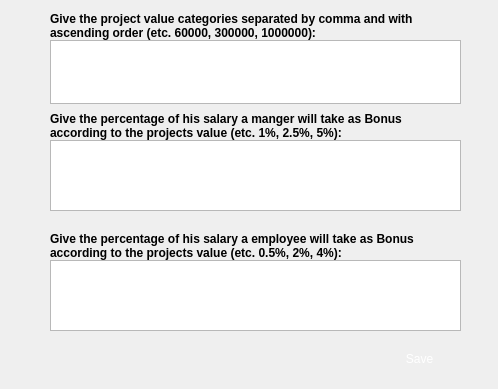
<?xml version="1.0" encoding="UTF-8"?>
<ui version="4.0">
 <class>Dialog</class>
 <widget class="QDialog" name="Dialog">
  <property name="geometry">
   <rect>
    <x>0</x>
    <y>0</y>
    <width>498</width>
    <height>389</height>
   </rect>
  </property>
  <property name="windowTitle">
   <string>Dialog</string>
  </property>
  <widget class="QPlainTextEdit" name="badget">
   <property name="geometry">
    <rect>
     <x>50</x>
     <y>40</y>
     <width>411</width>
     <height>64</height>
    </rect>
   </property>
  </widget>
  <widget class="QPlainTextEdit" name="percentage1">
   <property name="geometry">
    <rect>
     <x>50</x>
     <y>140</y>
     <width>411</width>
     <height>71</height>
    </rect>
   </property>
  </widget>
  <widget class="QLabel" name="label">
   <property name="geometry">
    <rect>
     <x>50</x>
     <y>10</y>
     <width>401</width>
     <height>31</height>
    </rect>
   </property>
   <property name="font">
    <font>
     <bold>true</bold>
     <underline>false</underline>
    </font>
   </property>
   <property name="text">
    <string>Give the project value categories separated by comma and with ascending order (etc. 60000, 300000, 1000000):</string>
   </property>
   <property name="wordWrap">
    <bool>true</bool>
   </property>
  </widget>
  <widget class="QLabel" name="label_2">
   <property name="geometry">
    <rect>
     <x>50</x>
     <y>110</y>
     <width>401</width>
     <height>31</height>
    </rect>
   </property>
   <property name="font">
    <font>
     <bold>true</bold>
     <underline>false</underline>
    </font>
   </property>
   <property name="text">
    <string>Give the percentage of his salary a manger will take as Bonus according to the projects value (etc. 1%, 2.5%, 5%):</string>
   </property>
   <property name="wordWrap">
    <bool>true</bool>
   </property>
  </widget>
  <widget class="QPlainTextEdit" name="percentage2">
   <property name="geometry">
    <rect>
     <x>50</x>
     <y>260</y>
     <width>411</width>
     <height>71</height>
    </rect>
   </property>
  </widget>
  <widget class="QLabel" name="label_3">
   <property name="geometry">
    <rect>
     <x>50</x>
     <y>230</y>
     <width>401</width>
     <height>31</height>
    </rect>
   </property>
   <property name="font">
    <font>
     <bold>true</bold>
     <underline>false</underline>
    </font>
   </property>
   <property name="text">
    <string>Give the percentage of his salary a employee will take as Bonus according to the projects value (etc. 0.5%, 2%, 4%):</string>
   </property>
   <property name="wordWrap">
    <bool>true</bool>
   </property>
  </widget>
  <widget class="QPushButton" name="SaveBonusButton">
   <property name="geometry">
    <rect>
     <x>374</x>
     <y>343</y>
     <width>91</width>
     <height>31</height>
    </rect>
   </property>
   <property name="styleSheet">
    <string notr="true">background-color: rgb(52, 82, 255);
color: rgb(255, 255, 255);</string>
   </property>
   <property name="text">
    <string>Save</string>
   </property>
   <property name="autoDefault">
    <bool>false</bool>
   </property>
   <property name="flat">
    <bool>true</bool>
   </property>
  </widget>
 </widget>
 <resources/>
 <connections/>
</ui>
